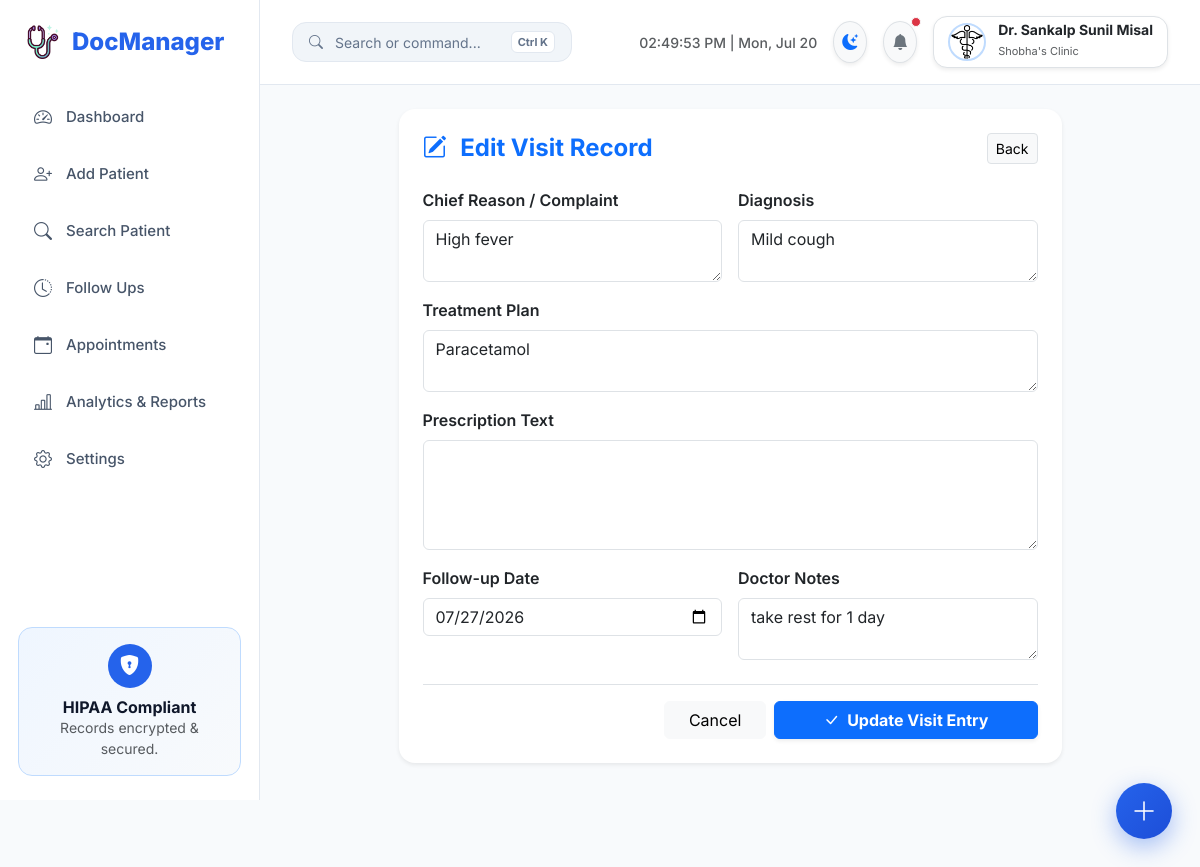
The app's page /edit-visit/5 (signed in) with its own data.
### models.py (models this page shows)
class Doctor(UserMixin, db.Model):
    __tablename__ = "doctors"
    id = db.Column(db.Integer, primary_key=True)
    name = db.Column(db.String(100), nullable=False)
    clinic_name = db.Column(db.String(150), nullable=False)
    email = db.Column(db.String(120), unique=True, nullable=False, index=True)
    phone = db.Column(db.String(15), unique=True, nullable=False, index=True)
    password_hash = db.Column(db.String(255), nullable=False)
    clinic_address = db.Column(db.Text)
    qualification = db.Column(db.String(100))
    logo = db.Column(db.String(255))
    whatsapp_enabled = db.Column(db.Boolean, default=False)
    whatsapp_phone_id = db.Column(db.String(100))
    whatsapp_access_token = db.Column(db.Text)
    created_at = db.Column(db.DateTime, default=utc_now)
    patients = db.relationship("Patient", backref="doctor", lazy=True, cascade="all, delete-orphan")
    appointments = db.relationship("Appointment", backref="doctor", lazy=True, cascade="all, delete-orphan")

class Visit(db.Model):
    __tablename__ = "visits"
    id = db.Column(db.Integer, primary_key=True)
    patient_id = db.Column(db.Integer, db.ForeignKey("patients.id"), nullable=False, index=True)
    visit_date = db.Column(db.Date, nullable=False, index=True)
    reason = db.Column(db.Text)
    diagnosis = db.Column(db.Text)
    treatment = db.Column(db.Text)
    prescription = db.Column(db.Text)
    notes = db.Column(db.Text)
    follow_up_date = db.Column(db.Date, nullable=True, index=True)
    created_at = db.Column(db.DateTime, default=utc_now)
    medicines = db.relationship("PrescriptionMedicine", backref="visit", lazy=True, cascade="all, delete-orphan")
    bill = db.relationship("Bill", backref="visit", uselist=False, cascade="all, delete-orphan")

### app/blueprints/visits.py (the view, shortened to what this page needs)
@visits_bp.route("/edit-visit/<int:visit_id>", methods=["GET", "POST"])
@login_required
def edit_visit(visit_id):
    visit = Visit.query.get_or_404(visit_id)
    patient = Patient.query.filter_by(id=visit.patient_id, doctor_id=current_user.id).first_or_404()
    return render_template("edit_visit.html", visit=visit, patient=patient, page_title="Edit Visit")

### templates/edit_visit.html
{% extends "base.html" %}
{% block content %}
<div class="row justify-content-center">
  <div class="col-lg-10 col-xl-9">
    <div class="card border-0 shadow-sm rounded-4">
      <div class="card-header bg-transparent border-0 pt-4 px-4 pb-0 d-flex justify-content-between align-items-center">
        <h4 class="fw-bold m-0 text-primary"><i class="bi bi-pencil-square me-2"></i> Edit Visit Record</h4>
        <a href="{{ url_for('visits.visit_details', visit_id=visit.id) }}" class="btn btn-sm btn-light border">Back</a>
      </div>
      <div class="card-body p-4">
        <form method="POST" action="{{ url_for('visits.edit_visit', visit_id=visit.id) }}">
          <div class="row g-3">
            <div class="col-md-6">
              <label class="form-label fw-semibold">Chief Reason / Complaint</label>
              <textarea name="reason" class="form-control" rows="2">{{ visit.reason or '' }}</textarea>
            </div>
            <div class="col-md-6">
              <label class="form-label fw-semibold">Diagnosis</label>
              <textarea name="diagnosis" class="form-control" rows="2">{{ visit.diagnosis or '' }}</textarea>
            </div>
            <div class="col-12">
              <label class="form-label fw-semibold">Treatment Plan</label>
              <textarea name="treatment" class="form-control" rows="2">{{ visit.treatment or '' }}</textarea>
            </div>
            <div class="col-12">
              <label class="form-label fw-semibold">Prescription Text</label>
              <textarea name="prescription" class="form-control" rows="4">{{ visit.prescription or '' }}</textarea>
            </div>
            <div class="col-md-6">
              <label class="form-label fw-semibold">Follow-up Date</label>
              <input type="date" name="follow_up_date" class="form-control" value="{{ visit.follow_up_date.strftime('%Y-%m-%d') if visit.follow_up_date else '' }}" />
            </div>
            <div class="col-md-6">
              <label class="form-label fw-semibold">Doctor Notes</label>
              <textarea name="notes" class="form-control" rows="2">{{ visit.notes or '' }}</textarea>
            </div>
          </div>
          <div class="mt-4 pt-3 border-top d-flex justify-content-end gap-2">
            <a href="{{ url_for('visits.visit_details', visit_id=visit.id) }}" class="btn btn-light px-4">Cancel</a>
            <button type="submit" class="btn btn-primary px-5 fw-bold shadow-sm">
              <i class="bi bi-check-lg me-1"></i> Update Visit Entry
            </button>
          </div>
        </form>
      </div>
    </div>
  </div>
</div>
{% endblock %}

### templates/base.html (shortened to what this page needs)
<!doctype html>
<html lang="en" data-theme="light">
  <head>
    <link href="https://cdn.jsdelivr.net/npm/bootstrap@5.3.3/dist/css/bootstrap.min.css" rel="stylesheet">
    <link rel="stylesheet" href="https://cdn.jsdelivr.net/npm/bootstrap-icons@1.11.3/font/bootstrap-icons.min.css">
    <link rel="stylesheet" href="{{ url_for('static', filename='css/style.css') }}" />
  </head>
  <body>
    {% if current_user.is_authenticated %}
    <aside class="sidebar">
      <a href="{{ url_for('patients.dashboard') }}" class="logo text-decoration-none">
        <img src="{{ url_for('static', filename='images/stethoscope.png') }}" width="34" alt="Logo" />
        <span>DocManager</span>
      </a>
      <ul class="sidebar-menu">
        <li>
          <a href="{{ url_for('patients.dashboard') }}" class="{% if request.endpoint == 'patients.dashboard' %}active{% endif %}">
            <i class="bi bi-speedometer2"></i> Dashboard
          </a>
        </li>
        <li>
          <a href="{{ url_for('patients.add_patient') }}" class="{% if request.endpoint == 'patients.add_patient' %}active{% endif %}">
            <i class="bi bi-person-plus"></i> Add Patient
          </a>
        </li>
        <li>
          <a href="{{ url_for('patients.search_patient') }}" class="{% if request.endpoint == 'patients.search_patient' %}active{% endif %}">
            <i class="bi bi-search"></i> Search Patient
          </a>
        </li>
        <li>
          <a href="{{ url_for('patients.follow_ups') }}" class="{% if request.endpoint == 'patients.follow_ups' %}active{% endif %}">
            <i class="bi bi-clock-history"></i> Follow Ups
          </a>
        </li>
        <li>
          <a href="{{ url_for('appointments.appointments') }}" class="{% if 'appointments' in request.endpoint %}active{% endif %}">
            <i class="bi bi-calendar-event"></i> Appointments
          </a>
        </li>
        <li>
          <a href="{{ url_for('analytics.analytics_dashboard') }}" class="{% if 'analytics' in request.endpoint %}active{% endif %}">
            <i class="bi bi-bar-chart-line"></i> Analytics & Reports
          </a>
        </li>
        <li>
          <a href="{{ url_for('settings.settings') }}" class="{% if request.endpoint == 'settings.settings' %}active{% endif %}">
            <i class="bi bi-gear"></i> Settings
          </a>
        </li>
      </ul>
      <div class="sidebar-footer">
        <div class="security-card">
          <div class="security-icon">
            <i class="bi bi-shield-lock-fill"></i>
          </div>
          <h6 class="fw-bold m-0">HIPAA Compliant</h6>
          <p class="small text-muted mb-0">Records encrypted & secured.</p>
        </div>
      </div>
    </aside>
    {% endif %}
    <main class="{% if current_user.is_authenticated %}main-content{% endif %}">
      {% if current_user.is_authenticated %}
      <div class="topbar">
        <div class="d-flex align-items-center gap-3">
          <button class="cmd-trigger-btn trigger-cmd">
            <i class="bi bi-search"></i>
            <span>Search or command...</span>
            <span class="cmd-key">Ctrl K</span>
          </button>
        </div>
        <div class="d-flex align-items-center gap-3">
          <div id="liveClock" class="d-none d-md-block text-muted small fw-medium"></div>
          <button id="themeToggleBtn" class="btn btn-light rounded-circle border shadow-sm p-2" title="Toggle Theme">
            <i id="themeToggleIcon" class="bi bi-moon-stars-fill text-primary"></i>
          </button>
          <div class="dropdown">
            <button class="btn btn-light rounded-circle border shadow-sm p-2 position-relative" data-bs-toggle="dropdown">
              <i class="bi bi-bell-fill text-secondary"></i>
              <span class="position-absolute top-0 start-100 translate-middle p-1 bg-danger border border-light rounded-circle"></span>
            </button>
          </div>
          <div class="dropdown">
            <button class="profile-btn border shadow-sm" data-bs-toggle="dropdown">
              {% if current_user.logo %}
                <img src="{{ url_for('static', filename='uploads/' + current_user.logo) }}" class="doctor-logo" alt="Logo" />
              {% else %}
                <div class="avatar">{{ current_user.name[0] }}</div>
              {% endif %}
              <div class="text-start d-none d-md-block">
                <div class="fw-bold lh-1 text-dark" style="font-size: 14px;">Dr. {{ current_user.name }}</div>
                <small class="text-muted" style="font-size: 11px;">{{ current_user.clinic_name }}</small>
              </div>
            </button>
          </div>
        </div>
      </div>
      {% endif %}
      <div class="container-fluid p-4">
        {% block content %}{% endblock %}
      </div>
    </main>
    {% if current_user.is_authenticated %}
    <div class="fab-container" id="fabContainer">
      <button class="fab-main" id="fabMain" title="Quick Actions"><i class="bi bi-plus-lg"></i></button>
    </div>
    {% endif %}
    <div id="toastContainer" class="position-fixed bottom-0 end-0 p-3" style="z-index: 10000;"></div>
  </body>
</html>

### static/css/style.css (style rules this page uses)
:root { --primary: #2563eb; --primary-hover: #1d4ed8; --primary-light: #eff6ff; --primary-border: #bfdbfe; --success: #10b981; --success-light: #ecfdf5; --warning: #f59e0b; --warning-light: #fffbeb; --danger: #ef4444; --danger-light: #fef2f2; --info: #06b6d4; --info-light: #ecfeff; --bg-body: #f8fafc; --bg-card: #ffffff; --bg-sidebar: #ffffff; --bg-topbar: #ffffff; --bg-input: #f1f5f9; --text-primary: #0f172a; --text-secondary: #475569; --text-muted: #64748b; --border-color: #e2e8f0; --shadow-sm: 0 2px 8px rgba(0, 0, 0, 0.04); --shadow-md: 0 8px 24px rgba(0, 0, 0, 0.06); --shadow-lg: 0 16px 36px rgba(0, 0, 0, 0.08); --radius-sm: 8px; --radius-md: 14px; --radius-lg: 20px; --radius-xl: 24px; --radius-full: 9999px; --transition-fast: 0.2s cubic-bezier(0.4, 0, 0.2, 1); --transition-normal: 0.3s cubic-bezier(0.4, 0, 0.2, 1); }
* { margin: 0; padding: 0; box-sizing: border-box; }
body { font-family: 'Inter', system-ui, -apple-system, sans-serif; background-color: var(--bg-body); color: var(--text-primary); transition: background-color var(--transition-fast), color var(--transition-fast); min-height: 100vh; overflow-x: hidden; }
.sidebar { width: 260px; height: 100vh; background: var(--bg-sidebar); position: fixed; left: 0; top: 0; border-right: 1px solid var(--border-color); padding: 24px 18px; display: flex; flex-direction: column; z-index: 1000; transition: left var(--transition-normal); }
.logo { font-size: 24px; font-weight: 800; color: var(--primary); display: flex; align-items: center; gap: 12px; margin-bottom: 32px; padding-left: 8px; }
.sidebar-menu { list-style: none; padding: 0; }
.sidebar-menu li { margin-bottom: 6px; }
.sidebar-menu a { display: flex; align-items: center; gap: 14px; text-decoration: none; padding: 12px 16px; border-radius: var(--radius-md); color: var(--text-secondary); font-weight: 500; font-size: 15px; transition: var(--transition-fast); }
.sidebar-menu a i { font-size: 18px; }
.sidebar-footer { margin-top: auto; }
.security-card { background: linear-gradient(135deg, var(--primary-light), var(--bg-body)); border: 1px solid var(--primary-border); border-radius: var(--radius-md); padding: 16px; text-align: center; }
.security-icon { width: 44px; height: 44px; margin: 0 auto 10px; border-radius: 50%; background: var(--primary); color: white; display: flex; align-items: center; justify-content: center; font-size: 20px; }
.main-content { margin-left: 260px; min-height: 100vh; padding-bottom: 80px; transition: margin-left var(--transition-normal); }
.topbar { background: var(--bg-topbar); padding: 16px 32px; border-bottom: 1px solid var(--border-color); display: flex; justify-content: space-between; align-items: center; position: sticky; top: 0; z-index: 990; backdrop-filter: blur(8px); }
.cmd-trigger-btn { background: var(--bg-input); border: 1px solid var(--border-color); color: var(--text-muted); border-radius: var(--radius-md); padding: 8px 16px; display: flex; align-items: center; gap: 12px; cursor: pointer; font-size: 14px; transition: var(--transition-fast); width: 280px; }
.cmd-key { background: var(--bg-card); border: 1px solid var(--border-color); border-radius: 6px; padding: 2px 6px; font-size: 11px; font-weight: 700; margin-left: auto; }
.profile-btn { display: flex; align-items: center; gap: 12px; background: var(--bg-card); border: 1px solid var(--border-color); border-radius: var(--radius-md); padding: 6px 14px; cursor: pointer; color: var(--text-primary); }
.doctor-logo { width: 38px; height: 38px; border-radius: 50%; object-fit: cover; border: 2px solid var(--primary-border); }
.fab-container { position: fixed; bottom: 28px; right: 28px; z-index: 900; }
.fab-main { width: 56px; height: 56px; border-radius: 50%; background: linear-gradient(135deg, var(--primary), #1d4ed8); color: white; display: flex; align-items: center; justify-content: center; font-size: 26px; box-shadow: 0 8px 24px rgba(37, 99, 235, 0.4); cursor: pointer; border: none; transition: var(--transition-normal); }

### records on screen
Doctor: logo (picture), name "Sankalp Sunil Misal", clinic_name "Shobha's Clinic"
Visit: reason "High fever", diagnosis "Mild cough", treatment "Paracetamol", follow_up_date "07/27/2026", notes "take rest for 1 day"
